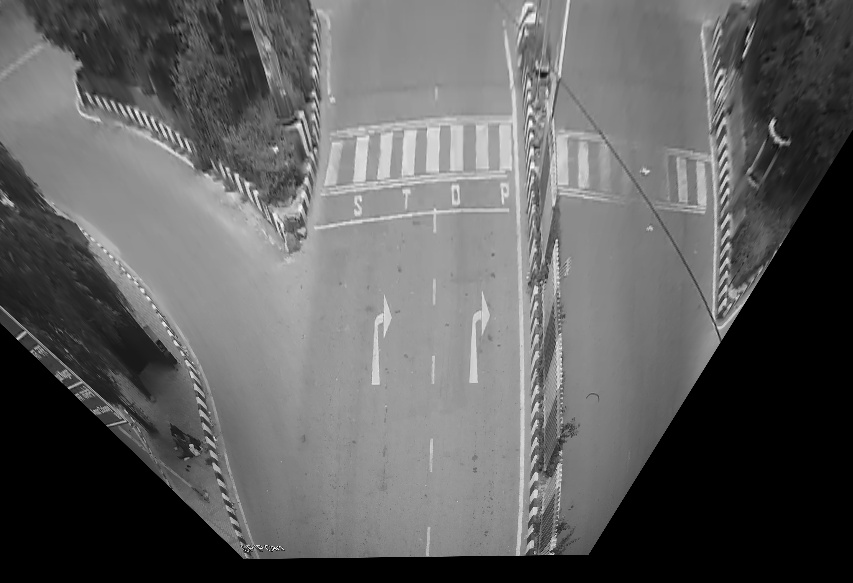
//> input picture Perspective Image.jpg, 853 x 583 px, given in place of trafficvideo.mp4, which was not available
$ ./subtask2   (built with g++ and OpenCV 4)
//> lines starting //> are read from the running program, lines starting //| are printed output that depends on the picture; pictures that were not available may be replaced by others from this repository, and a replacement may not be noted
#include "opencv2/opencv.hpp"
#include<string>
#include<algorithm>

#include <iostream>
#include <opencv2/core.hpp>
#include <opencv2/highgui.hpp>
#include <opencv2/imgproc.hpp>
#include <opencv2/videoio.hpp>
#include <opencv2/video.hpp>
#include <opencv2/plot.hpp>

#include <fstream>


using namespace cv;
using namespace std;

Mat imgFrame,imgFrame2,test,prvs,thresh,dilated,ne;

vector<Point2f> corners1, corners2;
Mat gray_image;
Mat img1_warp;
Mat display;
string Image_name;
void perspective();
int n ;

bool compx( Point2f a, Point2f b ){
        return a.x < b.x;
}
bool compy( Point2f a, Point2f b ){
        return a.y < b.y;
}


void perspective(){

    corners1.push_back(Point2f(967,205));
    corners1.push_back(Point2f(241,1066));
    corners1.push_back(Point2f(1612,1059));
    corners1.push_back(Point2f(1283,208));

    // Four corners in destination image.
    corners2.push_back(Point2f(472,52));
    corners2.push_back(Point2f(472,830));
    corners2.push_back(Point2f(800,830));
    corners2.push_back(Point2f(800,52));

    // Calculate Homography
    Mat H = findHomography(corners1, corners2);

    // Warp source image to destination based on homography
    warpPerspective(gray_image, img1_warp, H, {1280,875});

}

//

Mat crop(Mat im_src){

	cvtColor( im_src, gray_image, COLOR_BGR2GRAY );
    perspective();

    Mat croppedImage = img1_warp(Rect(472,52,329,779));
    return croppedImage;
}

int main( int argc, char** argv)
{
    VideoCapture cap("trafficvideo.mp4");

    if(!cap.isOpened()){
        cout << "Error in opening video file" << endl;
        return -1;
    }

    double time=0;
    vector<int> x_axis;
    vector<double> y_axis;
    int frame_num=0;

    cap.read(imgFrame2);
//> imgFrame2 is the input picture: 583 rows x 853 cols, CV_8UC3; min 0, max 252, mean 96.2
    //prvs = crop(imgFrame2);
    cvtColor( imgFrame2,prvs, COLOR_BGR2GRAY );


    ofstream myfile;
    myfile.open ("test.csv");

    while(true){
        cap.read(imgFrame);

        frame_num+=1;
        if(frame_num%5!=1) continue;
        if(imgFrame.empty()) break;

        //Mat next = crop(imgFrame);
        cvtColor( imgFrame, ne , COLOR_BGR2GRAY);

        namedWindow("imgFrame",0);
        imshow("imgFrame", ne);

        Mat flow(prvs.size(), CV_32FC2);

        calcOpticalFlowFarneback(prvs, ne, flow, 0.5, 3, 15, 3, 5, 1.2, 0);
        prvs = ne;
        // [7 lines of commented-out code are left out]
        Mat flow_parts[2];
        split(flow, flow_parts);

        Mat magnitude, angle, magn_norm;
        cartToPolar(flow_parts[0], flow_parts[1], magnitude, angle, true);
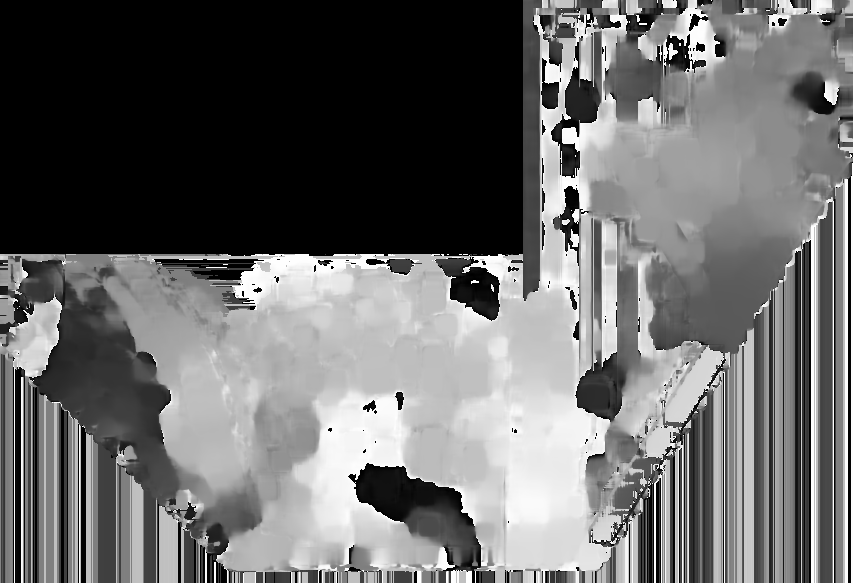
//> angle: 583 rows x 853 cols, CV_32FC1; min 0, max 360, mean 149.5; drawn with min black and max white
        normalize(magnitude, magn_norm, 0.0f, 1.0f, NORM_MINMAX);
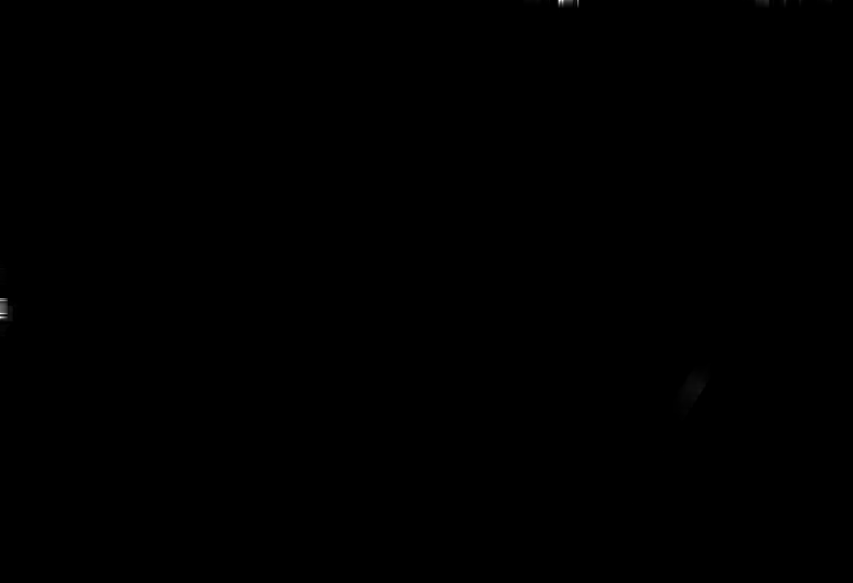
//> magn_norm: 583 rows x 853 cols, CV_32FC1; min 0, max 1, mean 0.000285
        angle *= ((1.f / 360.f) * (180.f / 255.f));
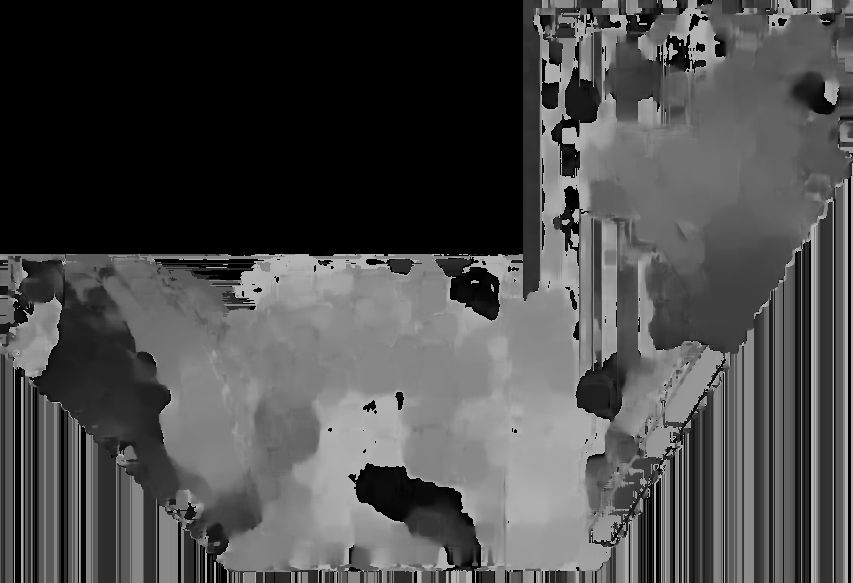
//> angle: 583 rows x 853 cols, CV_32FC1; min 0, max 0.706, mean 0.293
        //build hsv image
        Mat _hsv[3], hsv, hsv8, bgr;
        _hsv[0] = angle;
        _hsv[1] = Mat::ones(angle.size(), CV_32F);
//> _hsv[1]: 583 rows x 853 cols, CV_32FC1; every value is 1
        _hsv[2] = magn_norm;
        merge(_hsv, 3, hsv);
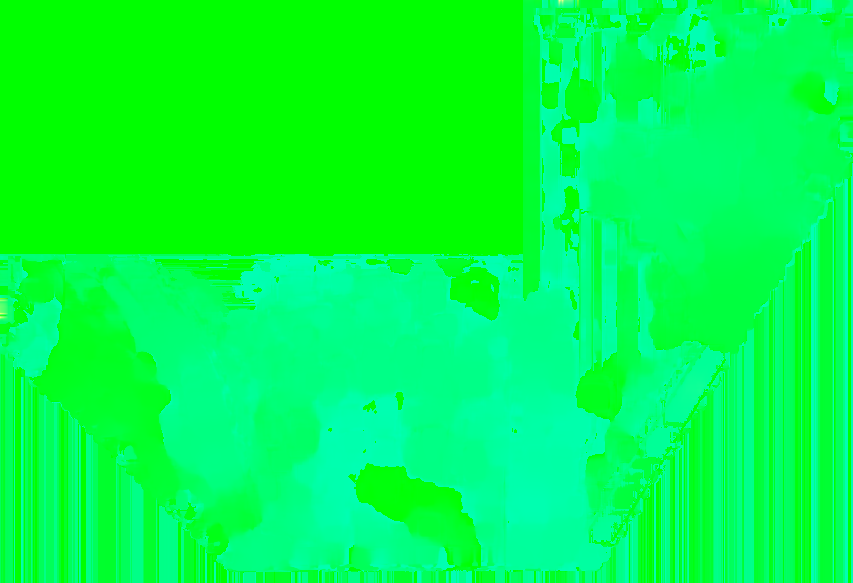
//> hsv: 583 rows x 853 cols, CV_32FC3; mean B, G, R 0.293, 1, 0.000285
        hsv.convertTo(hsv8, CV_8U, 255.0);
        cvtColor(hsv8, bgr, COLOR_HSV2BGR);
        namedWindow("frame2",0);
        imshow("frame2", bgr);

        //threshold( bgr, thresh, 30, 255, 0);
        //dilate(thresh,dilated, 0, Point(-1,-1),2);
        bgr = crop(bgr);
//> in crop, `Mat croppedImage = img1_warp(Rect(472,52,329,779));`: croppedImage: 779 rows x 329 cols, CV_8UC1; every value is 0


        //imshow("dilate", dilated);
        //cvtColor(bgr,dilated,COLOR_BGR2GRAY);

        double density = countNonZero(bgr)/256291.0;
//> density = 0
        myfile<<frame_num<<","<<density<<","<<time<<endl;
        x_axis.push_back(time);
        y_axis.push_back(density);
//> y_axis = [0]

        waitKey(100);

        time+=0.2;
    }

    myfile.close();


    Mat x(x_axis,true);
    Mat y(y_axis,true);
    x.convertTo(x, CV_64F);
    x.convertTo(x, CV_64F);

    Ptr<plot::Plot2d> plot = plot::Plot2d::create(x,y);
    Mat plot_result ;

    plot->setShowText(true);

    plot->setInvertOrientation(true);
    plot->setShowGrid(false);
    plot->render(plot_result);

    imshow("Graph", plot_result);
    imwrite("plot.jpg",plot_result);

}

$ run again, on Resized_empty.jpg
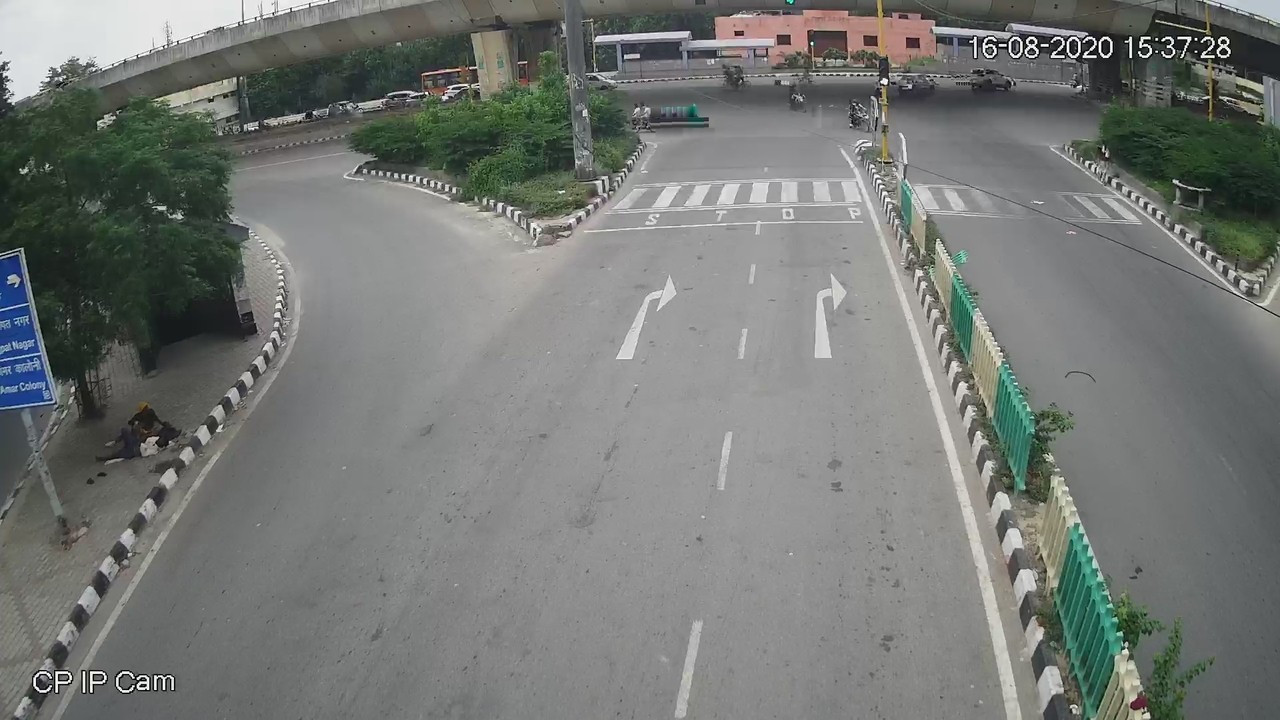
//> input picture Resized_empty.jpg, 1280 x 720 px, given in place of trafficvideo.mp4, which was not available
//> imgFrame2 is the input picture: 720 rows x 1280 cols, CV_8UC3; mean B, G, R 116.9, 120.1, 116.9
//> `angle *= ((1.f / 360.f) * (180.f / 255.f));`:
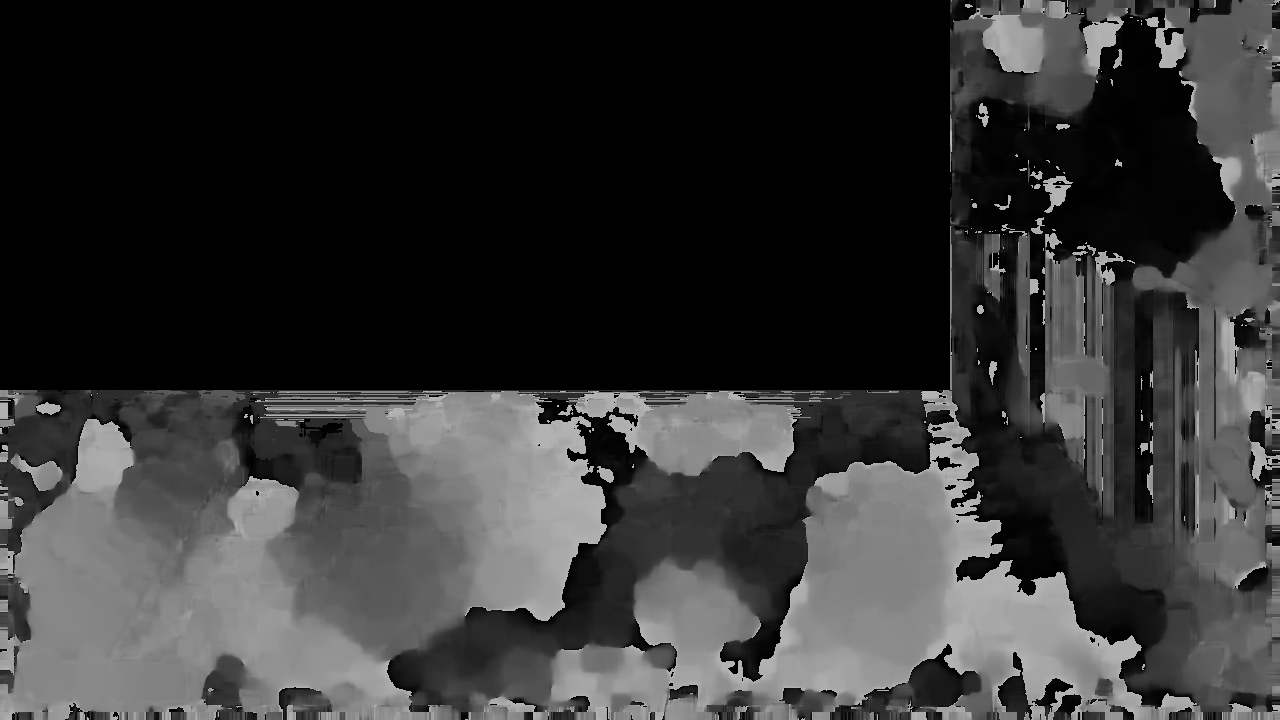
//> angle: 720 rows x 1280 cols, CV_32FC1; min 0, max 0.706, mean 0.205
//> `merge(_hsv, 3, hsv);`:
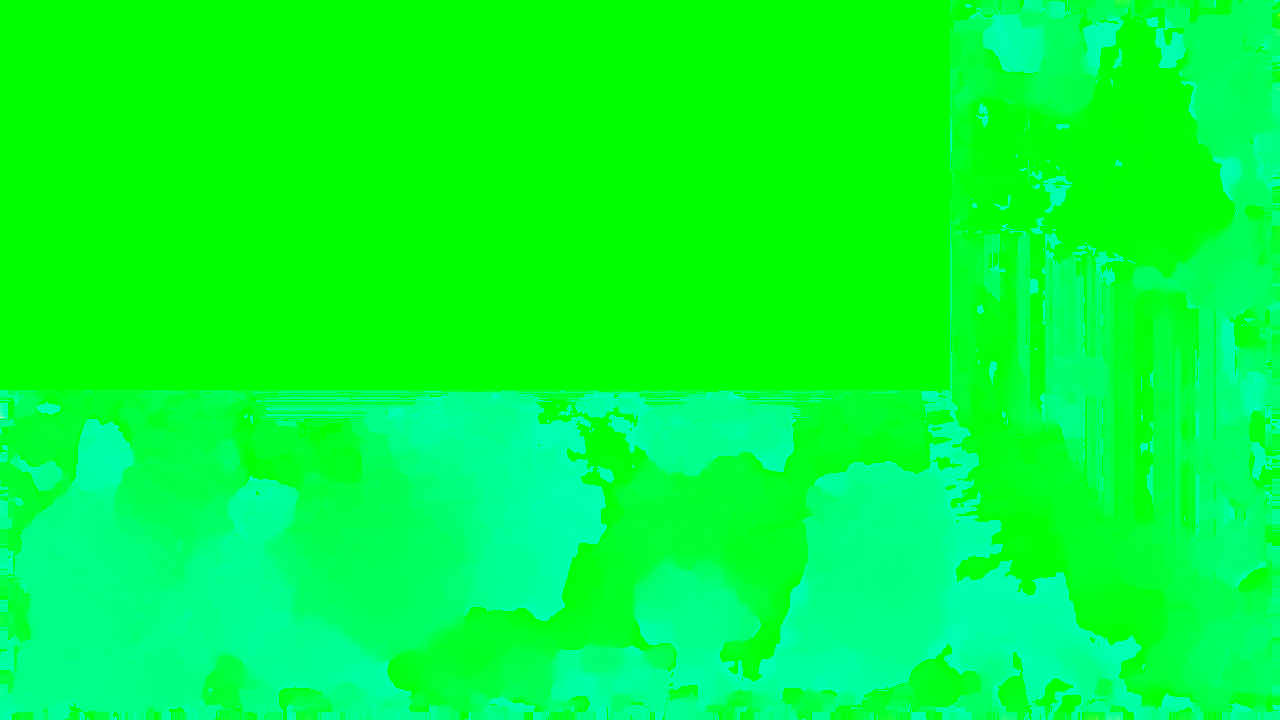
//> hsv: 720 rows x 1280 cols, CV_32FC3; mean B, G, R 0.205, 1, 0.000127
//> density = 0.00378
//> y_axis = [0.00378]

$ run again, on bg.jpg
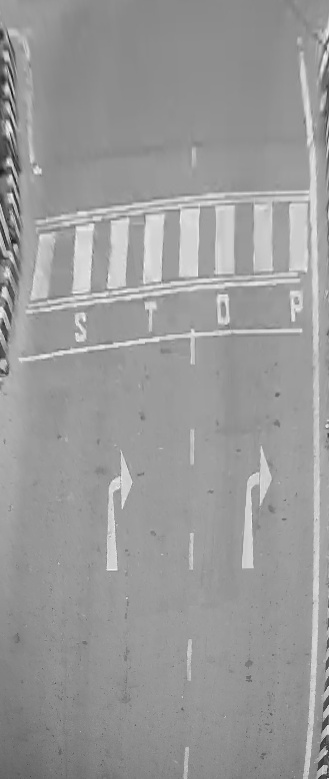
//> input picture bg.jpg, 329 x 779 px, given in place of trafficvideo.mp4, which was not available
//> imgFrame2 is the input picture: 779 rows x 329 cols, CV_8UC3; min 21, max 252, mean 153.6
//> `angle *= ((1.f / 360.f) * (180.f / 255.f));`:
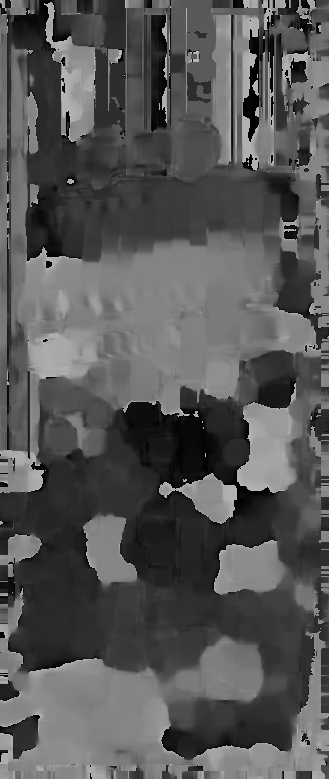
//> angle: 779 rows x 329 cols, CV_32FC1; min 5.71e-20, max 0.706, mean 0.339
//> `merge(_hsv, 3, hsv);`:
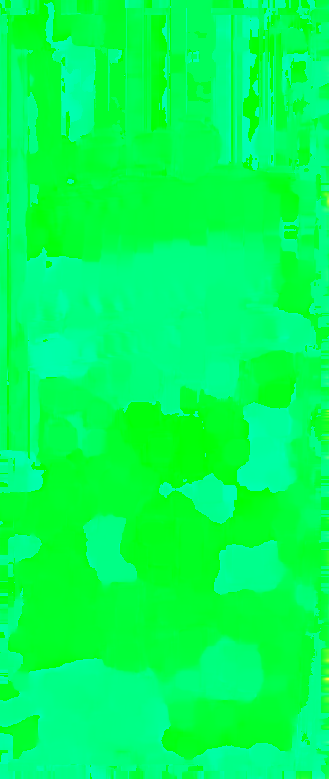
//> hsv: 779 rows x 329 cols, CV_32FC3; mean B, G, R 0.339, 1, 0.000845
//> croppedImage: 779 rows x 329 cols, CV_8UC1; every value is 0
//> density = 0
//> y_axis = [0]
